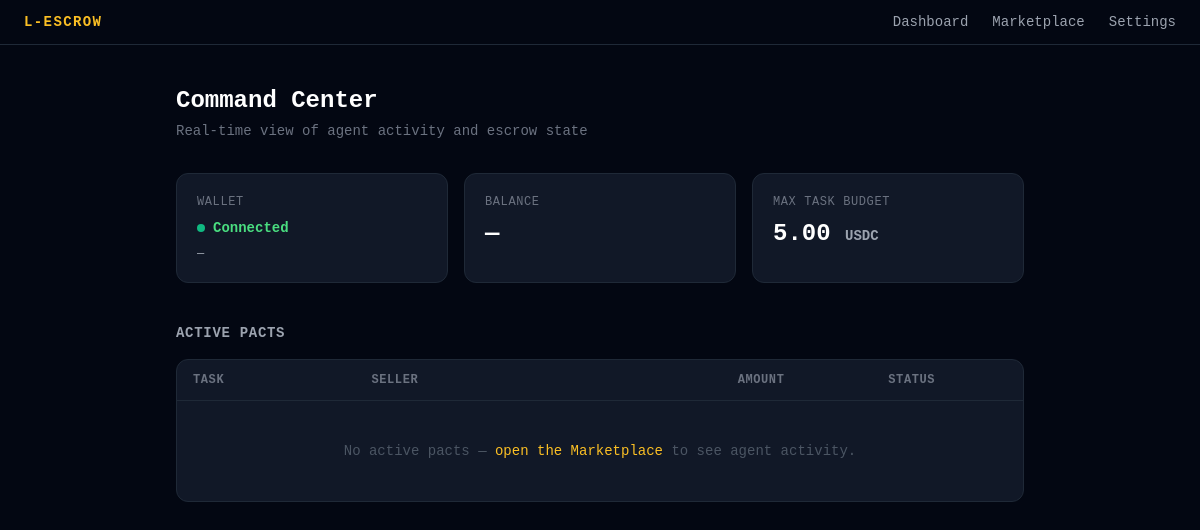
Before: / with the older database file.
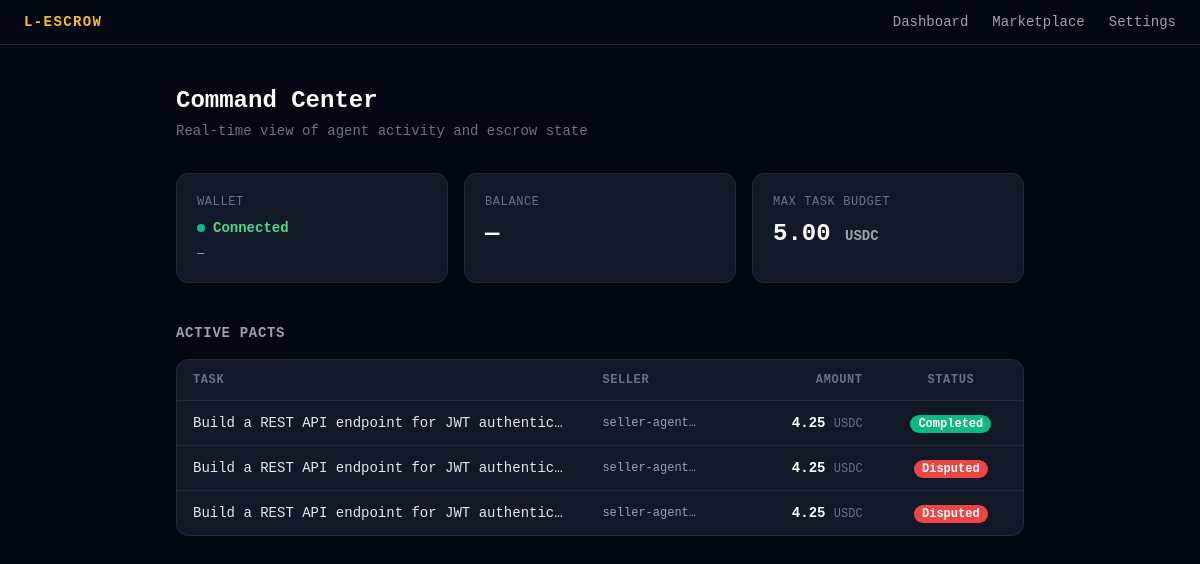
After: the same page with the newer database file.
### tables this page shows
CREATE TABLE owner (
                id               INTEGER PRIMARY KEY,
                locus_auth_token TEXT,
                max_task_budget  REAL    DEFAULT 0.0,
                daily_limit      REAL    DEFAULT 0.0
            , merchant_locus_token TEXT);

CREATE TABLE bids (
                id              TEXT PRIMARY KEY,
                rfp_id          TEXT NOT NULL REFERENCES rfps(id),
                seller_id       TEXT NOT NULL,
                seller_email    TEXT NOT NULL,
                bid_amount      REAL NOT NULL,
                eta_seconds     INTEGER NOT NULL,
                status          TEXT DEFAULT 'Pending',
                locus_escrow_id TEXT,
                created_at      TIMESTAMP DEFAULT CURRENT_TIMESTAMP
            , locus_transaction_id TEXT);

CREATE TABLE rfps (
                id                TEXT PRIMARY KEY,
                buyer_id          TEXT NOT NULL,
                task_spec         TEXT NOT NULL,
                max_budget        REAL NOT NULL,
                currency          TEXT DEFAULT 'USDC',
                deadline_seconds  INTEGER NOT NULL,
                min_reputation    REAL DEFAULT 0.0,
                verification_type TEXT DEFAULT 'manual',
                status            TEXT DEFAULT 'Open',
                escrow_session_id TEXT,
                created_at        TIMESTAMP DEFAULT CURRENT_TIMESTAMP
            , webhook_secret TEXT, verifying_bid_id TEXT, assessor_id TEXT, assessor_verdict TEXT, verified_at TIMESTAMP, checkout_url TEXT);

### backend/app.py (the view)
@app.get("/")
async def dashboard(request: Request):
    owner = db.get_owner()
    policy = db.get_policy()
    wallet_connected = bool(owner.get("locus_auth_token"))
    active_pacts = db.get_active_pacts()
    return templates.TemplateResponse(
        "dashboard.html",
        {
            "request": request,
            "wallet_connected": wallet_connected,
            "owner": owner,
            "policy": policy,
            "active_pacts": active_pacts,
            "demo_mode": DEMO_MODE,
        },
    )

### backend/templates/dashboard.html (shortened to what this page needs)
{% extends "base.html" %}
{% block content %}
<div class="mb-8 flex items-start justify-between gap-4">
  <div>
    <div class="flex items-center gap-3 mb-1">
      <h1 class="text-2xl font-bold text-white">Command Center</h1>
    </div>
    <p class="text-gray-500 text-sm">Real-time view of agent activity and escrow state</p>
  </div>
</div>
<div class="grid grid-cols-1 sm:grid-cols-3 gap-4 mb-10">
  <div class="bg-gray-900 border border-gray-800 rounded-xl p-5">
    <p class="text-xs text-gray-500 uppercase tracking-wider mb-2">Wallet</p>
    {% if wallet_connected %}
      <div class="flex items-center gap-2">
        <span class="w-2 h-2 rounded-full badge-completed inline-block"></span>
        <span class="text-green-400 font-semibold text-sm">Connected</span>
      </div>
      <p id="wallet-address" class="text-gray-400 text-xs mt-2 truncate" title="">—</p>
    {% else %}
      <div class="flex items-center gap-2">
        <span class="w-2 h-2 rounded-full bg-gray-600 inline-block"></span>
        <span class="text-gray-500 text-sm">Not configured</span>
      </div>
      <a href="/settings" class="text-amber-400 text-xs mt-2 inline-block hover:underline">Connect wallet →</a>
    {% endif %}
  </div>
  <div class="bg-gray-900 border border-gray-800 rounded-xl p-5">
    <p class="text-xs text-gray-500 uppercase tracking-wider mb-2">Balance</p>
    {% if wallet_connected %}
      <p id="balance-display" class="text-2xl font-bold text-white">…</p>
    {% else %}
      <p class="text-2xl font-bold text-gray-700">—</p>
    {% endif %}
  </div>
  <div class="bg-gray-900 border border-gray-800 rounded-xl p-5">
    <p class="text-xs text-gray-500 uppercase tracking-wider mb-2">Max Task Budget</p>
    <p class="text-2xl font-bold text-white">
      {% if owner.max_task_budget %}
        {{ "%.2f"|format(owner.max_task_budget) }} <span class="text-sm text-gray-400">USDC</span>
      {% else %}
        <span class="text-gray-700">—</span>
      {% endif %}
    </p>
  </div>
</div>
<div>
  <h2 class="text-sm font-semibold text-gray-400 uppercase tracking-wider mb-4">Active Pacts</h2>
  <div class="bg-gray-900 border border-gray-800 rounded-xl overflow-hidden">
    <table class="w-full text-sm">
      <thead class="border-b border-gray-800">
        <tr class="text-gray-500 text-xs uppercase tracking-wider">
          <th class="px-4 py-3 text-left">Task</th>
          <th class="px-4 py-3 text-left">Seller</th>
          <th class="px-4 py-3 text-right">Amount</th>
          <th class="px-4 py-3 text-center">Status</th>
        </tr>
      </thead>
      <tbody>
        {% if active_pacts %}
          {% for pact in active_pacts %}
            {% set s = pact.status | lower %}
            <tr class="border-t border-gray-800">
              <td class="px-4 py-3 text-gray-200 text-sm truncate max-w-xs">{{ pact.task_spec }}</td>
              <td class="px-4 py-3 text-gray-400 font-mono text-xs">
                {% if pact.seller_id %}{{ pact.seller_id[:12] }}…{% else %}—{% endif %}
              </td>
              <td class="px-4 py-3 text-right text-white font-bold text-sm">
                {% if pact.bid_amount %}{{ "%.2f"|format(pact.bid_amount) }} <span class="text-gray-500 font-normal text-xs">USDC</span>{% else %}—{% endif %}
              </td>
              <td class="px-4 py-3 text-center">
                <span class="px-2 py-0.5 rounded-full text-xs font-semibold text-white badge-{{ s }}">{{ pact.status }}</span>
              </td>
            </tr>
          {% endfor %}
        {% else %}
          <tr>
            <td colspan="4" class="px-4 py-10 text-center text-gray-600 text-sm">
              No active pacts —
              <a href="/marketplace" class="text-amber-400 hover:underline">open the Marketplace</a>
              to see agent activity.
            </td>
          </tr>
        {% endif %}
      </tbody>
    </table>
  </div>
</div>
{% endblock %}

### backend/templates/base.html (shortened to what this page needs)
<!DOCTYPE html>
<html lang="en">
<head>
  <script src="https://cdn.tailwindcss.com"></script>
  <link rel="stylesheet" href="/static/css/dashboard.css" />
</head>
<body class="bg-gray-950 text-gray-100 min-h-screen font-mono">
  <nav class="border-b border-gray-800 px-6 py-3 flex items-center justify-between">
    <span class="text-amber-400 font-bold tracking-widest text-sm">L-ESCROW</span>
    <div class="flex gap-6 text-sm text-gray-400">
      <a href="/" class="hover:text-white transition-colors">Dashboard</a>
      <a href="/marketplace" class="hover:text-white transition-colors">Marketplace</a>
      <a href="/settings" class="hover:text-white transition-colors">Settings</a>
    </div>
  </nav>
  <main class="max-w-4xl mx-auto px-6 py-10">
    {% block content %}{% endblock %}
  </main>
</body>
</html>

### backend/static/css/dashboard.css (style rules this page uses)
:root { --color-escrow-open: #3b82f6; --color-escrow-verifying: #8b5cf6; --color-escrow-locked: #f59e0b; --color-escrow-completed: #10b981; --color-escrow-disputed: #ef4444; }
.badge-completed { background-color: var(--color-escrow-completed); }
.badge-disputed { background-color: var(--color-escrow-disputed); }

Changed rows visible on the page:
added bids: task_spec "Build a REST API endpoint for JWT authentic…", seller_id "seller-agent", bid_amount "4.25", status "Completed"
added bids: task_spec "Build a REST API endpoint for JWT authentic…", seller_id "seller-agent", bid_amount "4.25", status "Disputed"
added bids: task_spec "Build a REST API endpoint for JWT authentic…", seller_id "seller-agent", bid_amount "4.25", status "Disputed"
Other visible differences:
text no longer shown: "No active pacts — open the Marketplace to see agent activity."
